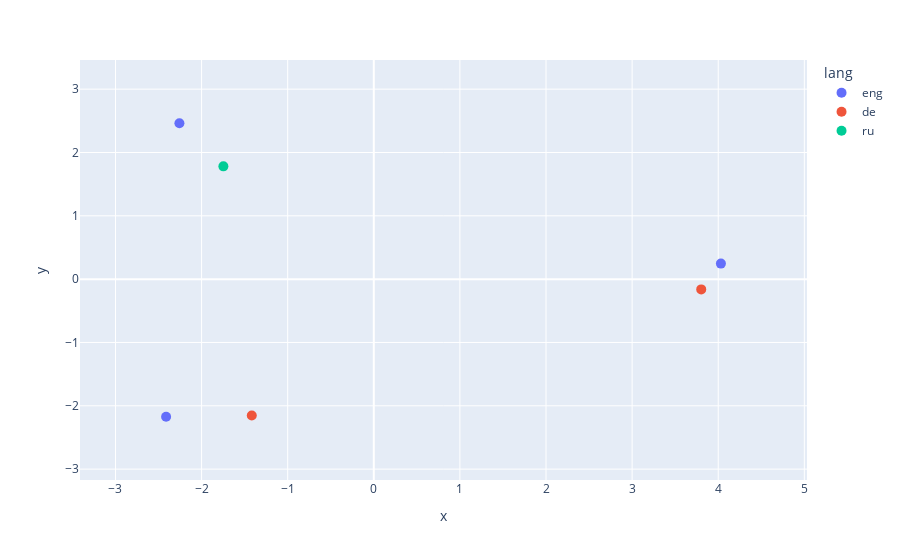

The notebook cell this image was saved under:
### Code cell
sentences= ["The number PI has infinite decimal places and beginns with 3",
            "To calculate geometrical aspects of circles you need to use a special irrational number",
            "The weather in nuremberg is very bad, as expected",
            "Die Zahl PI hat unendlich Nachkommastellen und beginnt mit 3",
            "Чтобы вычислить геометрические аспекты окружностей, нужно использовать специальное иррациональное число",
            "Das Wetter in Nürnberg ist wie erwartet, sehr schlecht",
]

languages = ["eng","eng","eng","de","ru","de"]
df_first_example = pd.DataFrame(sentences,columns=['sentence'])
df_first_example['lang'] = languages
df_first_example['embeddings'] = df_first_example['sentence'].progress_apply(model_multi.encode)

pca = PCA(n_components=2)
visualise_with_dimensional_reduction(df_first_example, pca, color_to_show='lang')

### Figure 1 — Plotly figure (JSON) as saved in the notebook; plotly's stock layout.template omitted (floating-point values rounded to 4 significant figures)
{"data": [{"customdata": [["The number PI has infinite decimal places and beginns with 3"], ["To calculate geometrical aspects of circles you need to use a special irrational number"], ["The weather in nuremberg is very bad, as expected"]], "hovertemplate": "lang=eng<br>x=%{x}<br>y=%{y}<br>sentence=%{customdata[0]}<extra></extra>", "legendgroup": "eng", "marker": {"color": "#636efa", "size": 10, "symbol": "circle"}, "mode": "markers", "name": "eng", "orientation": "v", "showlegend": true, "type": "scatter", "x": [-2.412, -2.258, 4.031], "xaxis": "x", "y": [-2.172, 2.461, 0.2458], "yaxis": "y"}, {"customdata": [["Die Zahl PI hat unendlich Nachkommastellen und beginnt mit 3"], ["Das Wetter in Nürnberg ist wie erwartet, sehr schlecht"]], "hovertemplate": "lang=de<br>x=%{x}<br>y=%{y}<br>sentence=%{customdata[0]}<extra></extra>", "legendgroup": "de", "marker": {"color": "#EF553B", "size": 10, "symbol": "circle"}, "mode": "markers", "name": "de", "orientation": "v", "showlegend": true, "type": "scatter", "x": [-1.417, 3.803], "xaxis": "x", "y": [-2.154, -0.1618], "yaxis": "y"}, {"customdata": [["Чтобы вычислить геометрические аспекты окружностей, нужно использовать специальное иррациональное число"]], "hovertemplate": "lang=ru<br>x=%{x}<br>y=%{y}<br>sentence=%{customdata[0]}<extra></extra>", "legendgroup": "ru", "marker": {"color": "#00cc96", "size": 10, "symbol": "circle"}, "mode": "markers", "name": "ru", "orientation": "v", "showlegend": true, "type": "scatter", "x": [-1.747], "xaxis": "x", "y": [1.781], "yaxis": "y"}], "layout": {"legend": {"title": {"text": "lang"}, "tracegroupgap": 0}, "margin": {"t": 60}, "xaxis": {"anchor": "y", "domain": [0, 1], "range": [-3.412, 5.031], "title": {"text": "x"}}, "yaxis": {"anchor": "x", "domain": [0, 1], "range": [-3.172, 3.461], "title": {"text": "y"}}}}
